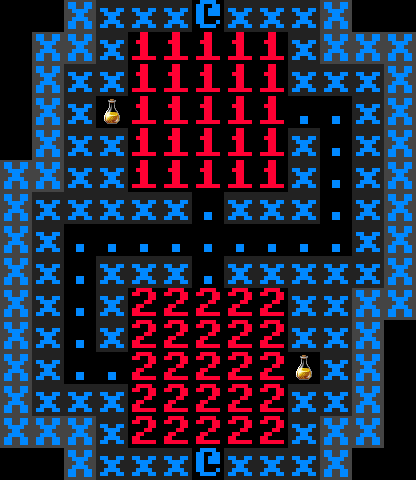

Rendered tile map (Tiled .tmx) drawn with the repository's tilesets; below, a short description and the full map source, tile grids included:
An orthogonal 13x15 tile map with 32x32 px tiles, 3 tile layers (Tile Layer, Feature Layer, Tag Layer), 2 tilesets.

<map version="2017.05.26" orientation="orthogonal" renderorder="right-down" width="13" height="15" tilewidth="32" tileheight="32" backgroundcolor="#000000" nextobjectid="1">
 <properties>
  <property name="code">SUBVAULT:   1 : ee_5x5
SUBVAULT:   2 : ee_5x5
KFEAT:      X = x
: ee_setup(_G)</property>
  <property name="depth" value="Depths:2-, !Depths:$, D:13-" />
  <property name="orient" value="float" />
  <property name="weight" value="3" />
 </properties>
 <tileset firstgid="1" source="../tilesets/features.tsx" />
 <tileset firstgid="205" source="../tilesets/basic.tsx" />
 <layer name="Tile Layer" width="13" height="15">
  <data encoding="csv">
0,0,207,206,206,206,208,206,206,206,207,0,0,
0,207,207,206,28,28,28,28,28,206,207,207,207,
0,207,206,206,28,28,28,28,28,206,206,206,207,
0,207,206,14,28,28,28,28,28,205,205,206,207,
0,207,206,206,28,28,28,28,28,206,205,206,207,
207,207,206,206,28,28,28,28,28,206,205,206,207,
207,206,206,206,206,206,205,206,206,206,205,206,207,
207,206,205,205,205,205,205,205,205,205,205,206,207,
207,206,205,206,206,206,205,206,206,206,206,206,207,
207,206,205,206,29,29,29,29,29,206,206,207,207,
207,206,205,206,29,29,29,29,29,206,206,207,0,
207,206,205,205,29,29,29,29,29,14,206,207,0,
207,206,206,206,29,29,29,29,29,206,206,207,0,
207,207,207,206,29,29,29,29,29,206,207,207,0,
0,0,207,206,206,206,208,206,206,206,207,0,0
</data>
 </layer>
 <layer name="Feature Layer" width="13" height="15">
  <data encoding="csv">
0,0,0,0,0,0,0,0,0,0,0,0,0,
0,0,0,0,0,0,0,0,0,0,0,0,0,
0,0,0,0,0,0,0,0,0,0,0,0,0,
0,0,0,0,0,0,0,0,0,0,0,0,0,
0,0,0,0,0,0,0,0,0,0,0,0,0,
0,0,0,0,0,0,0,0,0,0,0,0,0,
0,0,0,0,0,0,0,0,0,0,0,0,0,
0,0,0,0,0,0,0,0,0,0,0,0,0,
0,0,0,0,0,0,0,0,0,0,0,0,0,
0,0,0,0,0,0,0,0,0,0,0,0,0,
0,0,0,0,0,0,0,0,0,0,0,0,0,
0,0,0,0,0,0,0,0,0,0,0,0,0,
0,0,0,0,0,0,0,0,0,0,0,0,0,
0,0,0,0,0,0,0,0,0,0,0,0,0,
0,0,0,0,0,0,0,0,0,0,0,0,0
</data>
 </layer>
 <layer name="Tag Layer" width="13" height="15">
  <data encoding="csv">
0,0,0,0,0,0,0,0,0,0,0,0,0,
0,0,0,0,0,0,0,0,0,0,0,0,0,
0,0,0,0,0,0,0,0,0,0,0,0,0,
0,0,0,0,0,0,0,0,0,0,0,0,0,
0,0,0,0,0,0,0,0,0,0,0,0,0,
0,0,0,0,0,0,0,0,0,0,0,0,0,
0,0,0,0,0,0,0,0,0,0,0,0,0,
0,0,0,0,0,0,0,0,0,0,0,0,0,
0,0,0,0,0,0,0,0,0,0,0,0,0,
0,0,0,0,0,0,0,0,0,0,0,0,0,
0,0,0,0,0,0,0,0,0,0,0,0,0,
0,0,0,0,0,0,0,0,0,0,0,0,0,
0,0,0,0,0,0,0,0,0,0,0,0,0,
0,0,0,0,0,0,0,0,0,0,0,0,0,
0,0,0,0,0,0,0,0,0,0,0,0,0
</data>
 </layer>
 <objectgroup name="Scripting Layer" />
</map>
